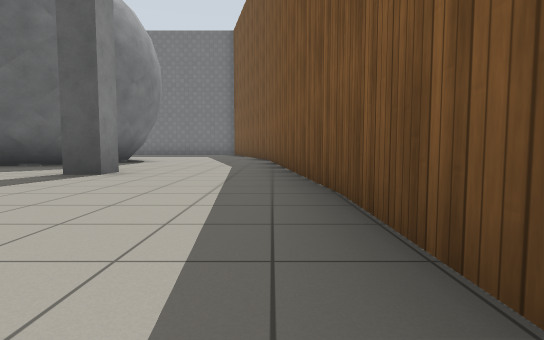
view 1 (above)

19 first-person views from a walk through a world built for the Gazebo simulator. The camera is 0.72 m above the floor, tilts 4° down and sees 80° across. The floor is counted in squares, 2 m on a side. Each view is taken from the middle of a square. On the plan, view 1 faces up. The plan holds only what a view shows up to about 9 squares ahead; the rest is blank. Simple patterns stand in for the simulator's built-in surfaces. Some stock models are drawn as simple stand-ins. Surface patterns are stand-ins for the level's own textures.

view 2
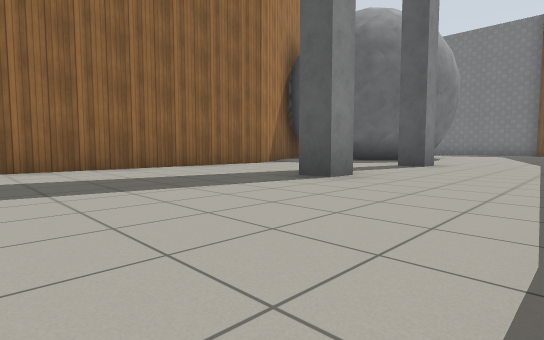

view 3
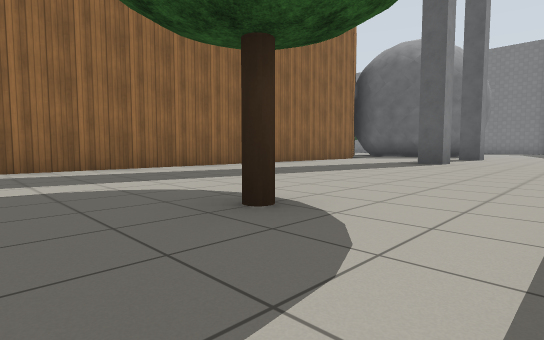

view 4
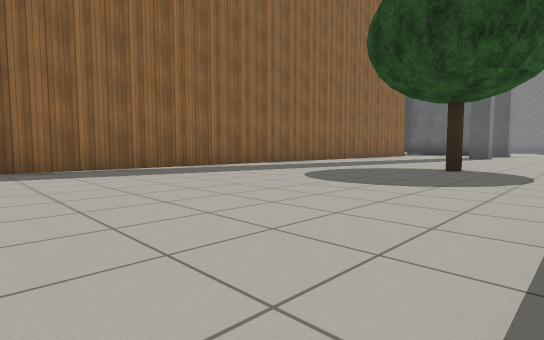

view 5
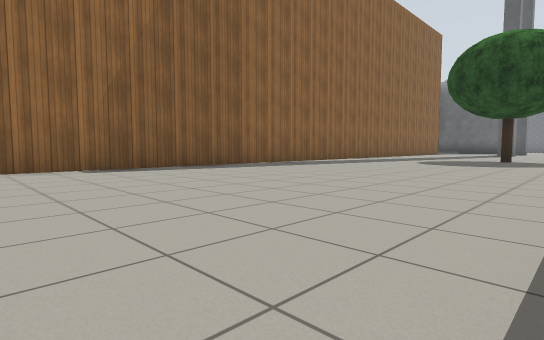

view 6
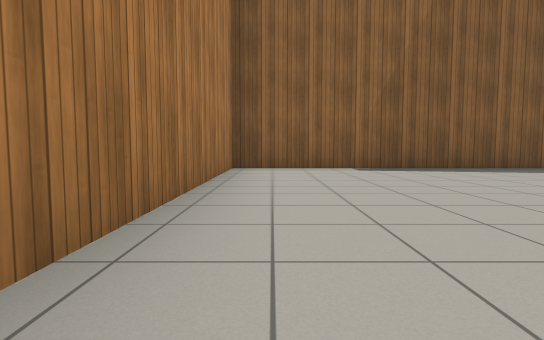

view 7
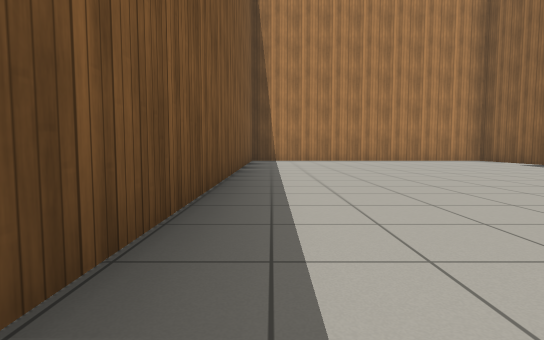

view 8
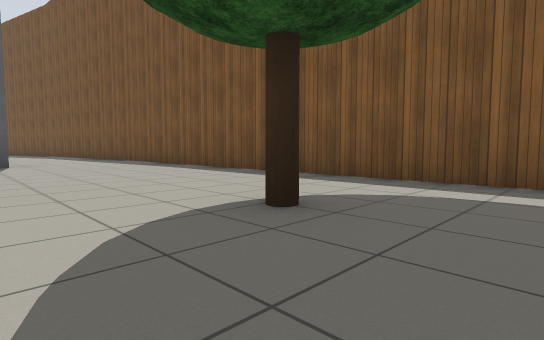

view 9
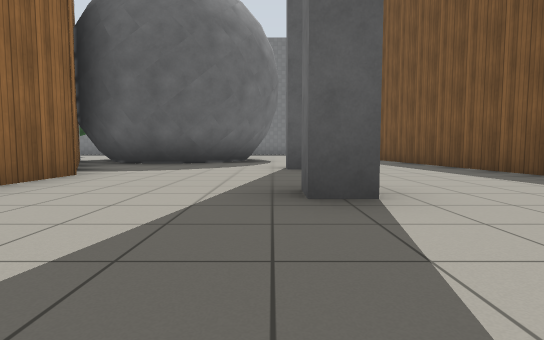

view 10
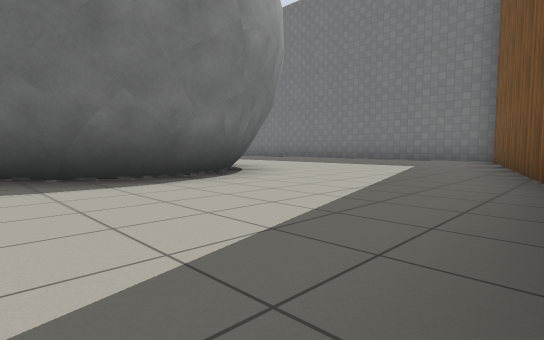

view 11
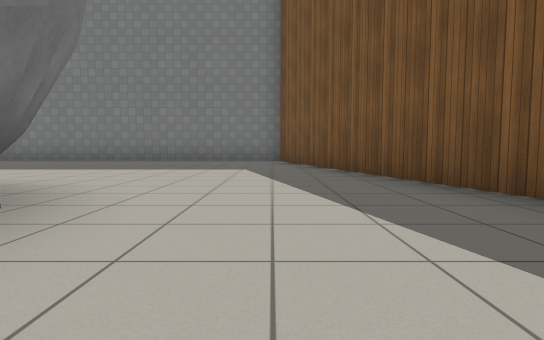

view 12
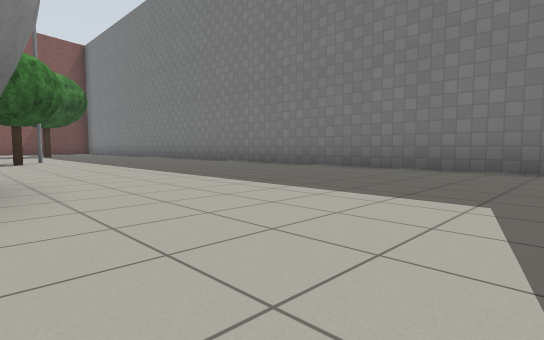

view 13
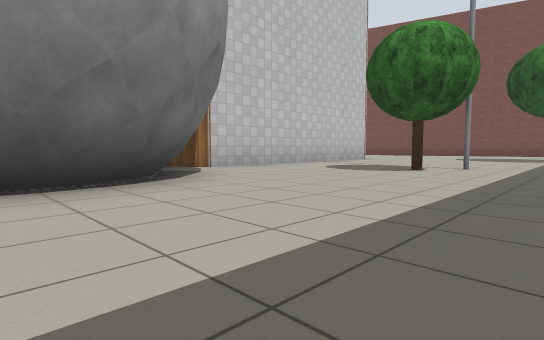

view 14
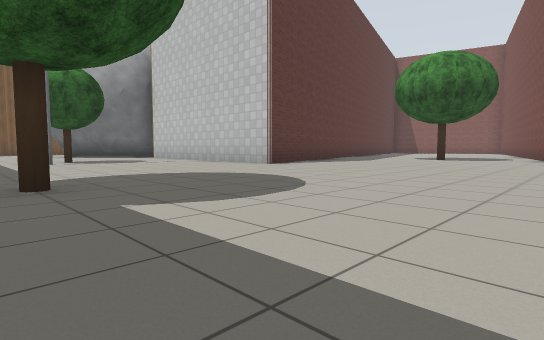

view 15
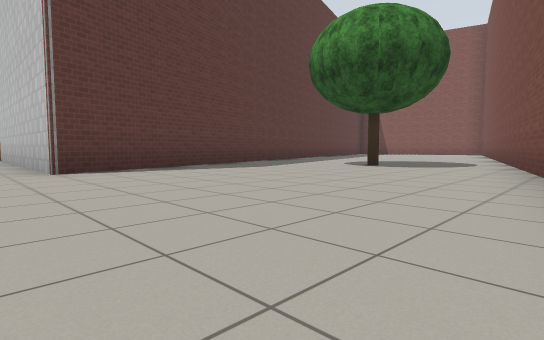

view 16
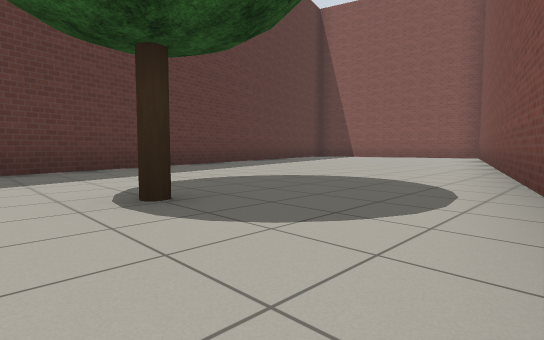

view 17
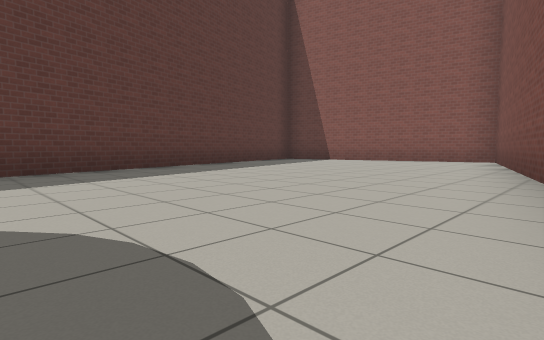

view 18
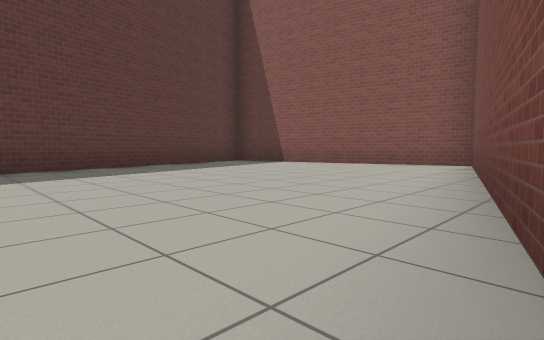

view 19
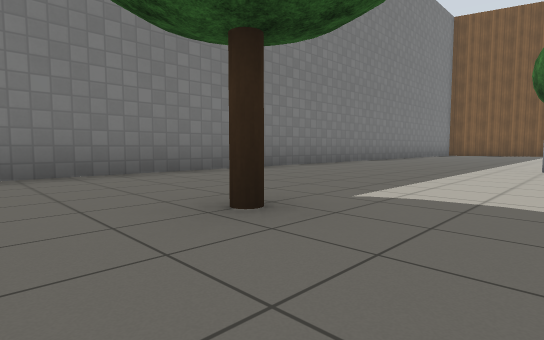

### Floor plan
Key: @ floor where view 1 was taken; # wall or solid block; . floor; B grey ball; P grey post; T oak tree; L pole; R tree.
Columns run from 19 left of view 1 to 1 right of it. Each row starts with its distance up from view 1.
 16   #################
 15   ................#
 14   ................#
 13 ...T..............##
 12 ...T...............#
 11 ........LR.........#
 10 ............BBBB...#
  9 ............BB B...#
  8 ......#####B   BB..#
  7 ......#   ##B BB...##
  6  .....#    ##BBB....#
  5  .....#     #...PP..#
  4 #.....##    ##..PP..#
  3 #..T...#     #......#
  2 ##.....#     #..PP..#
  1  #.....##    #..PP..#
  0  #......#    #.....@#
 -1  #......#    #......#
 -2  ##.....#    #......#
 -3   #.....##   #......#
 -4   #......#   #......#
 -5   #......#   #...T..#
 -6   ##.....#   #......#
 -7    #....##   #......#
 -8    ######    #......#
 -9              #......#
-10              #......#
-11              #......#
-12              #......#
-13              #......#
-14              #......#
-15              ########

Where each view was taken, in squares from view 1:
view 1: 0 up, 0 right, facing up
view 2: 2 down, 0 right, facing up-left
view 3: 6 down, 0 right, facing up-left
view 4: 10 down, 0 right, facing up-left
view 5: 14 down, 0 right, facing up-left
view 6: 14 down, 0 right, facing left
view 7: 6 down, 0 right, facing down
view 8: 6 down, 3 left, facing up-right
view 9: 1 down, 3 left, facing up
view 10: 6 up, 0 right, facing up-left
view 11: 7 up, 2 left, facing up
view 12: 10 up, 2 left, facing up-left
view 13: 13 up, 5 left, facing down-left
view 14: 13 up, 19 left, facing down-right
view 15: 9 up, 19 left, facing down-right
view 16: 4 up, 18 left, facing down-right
view 17: 1 up, 17 left, facing down-right
view 18: 1 down, 17 left, facing down-right
view 19: 11 up, 17 left, facing up-right
